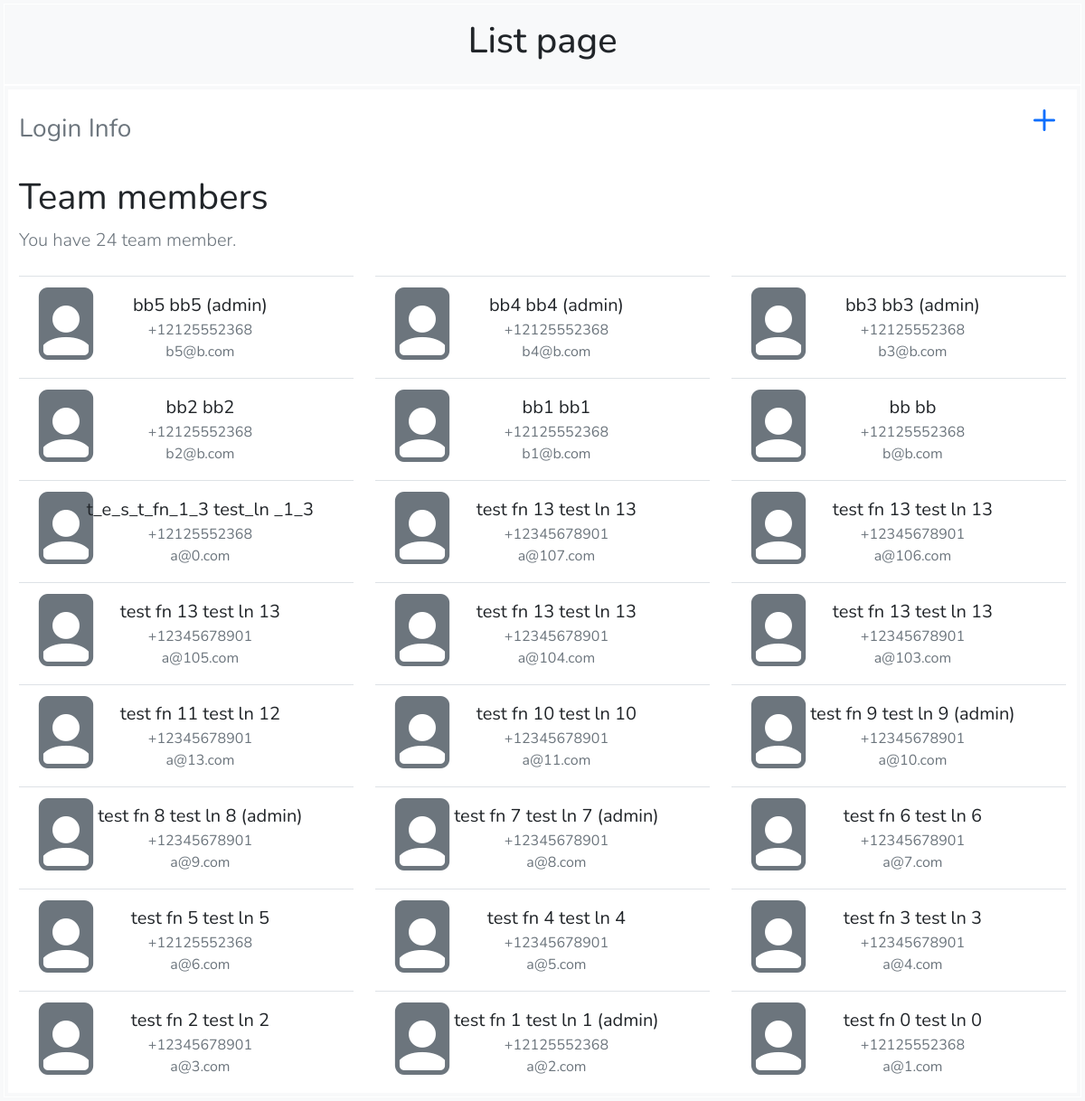
Before: / with the older database file.
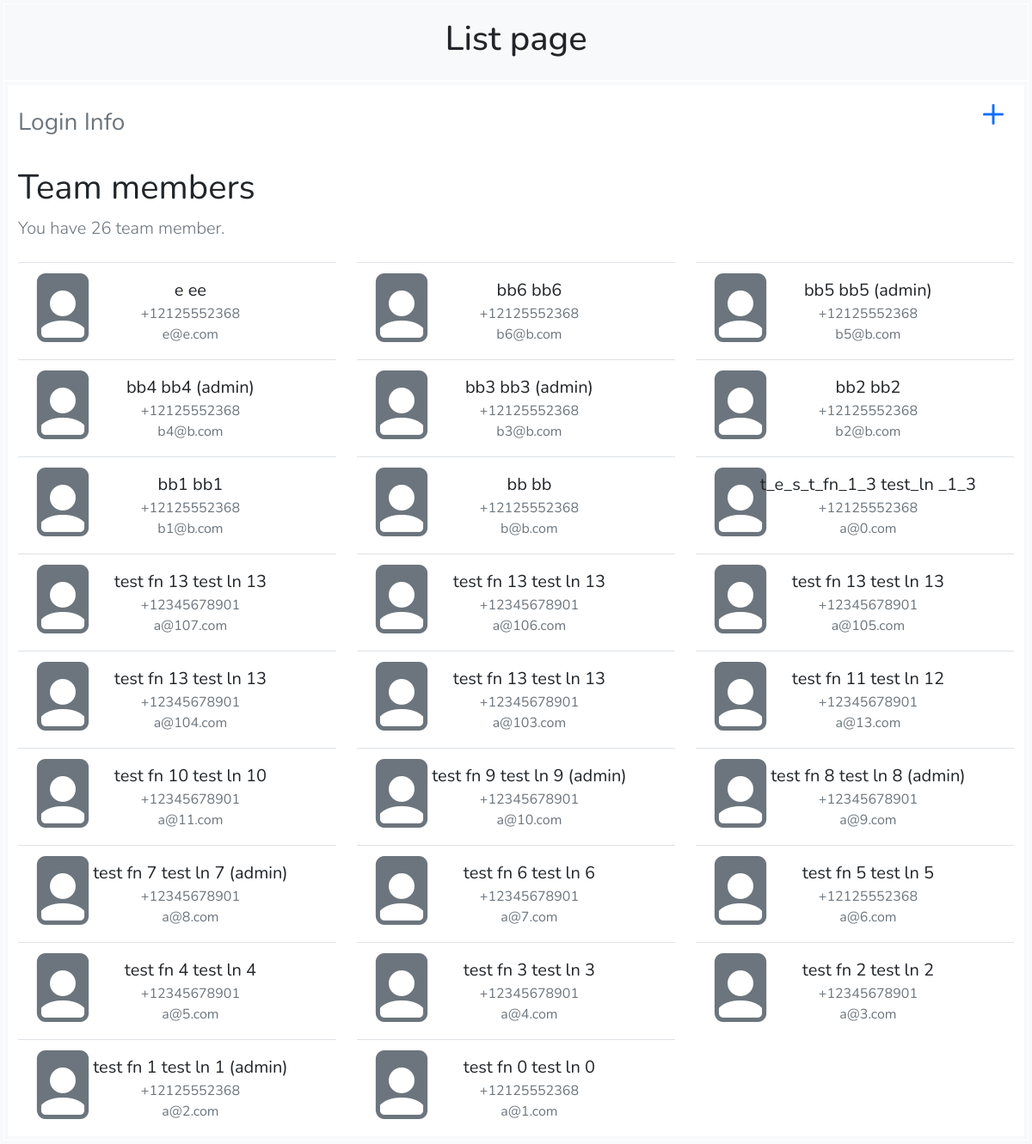
After: the same page with the newer database file.
### users/models.py (models this page shows, shortened)
class CustomUser(AbstractBaseUser, PermissionsMixin):
    email = models.EmailField("Email address", unique=True)
    first_name = models.CharField("First name", max_length=150)
    last_name = models.CharField("Last name", max_length=150)
    phone_number = PhoneNumberField("Phone number", null=False, blank=False)
    ADMIN = "Admin"
    REGULAR = "Regular"
    TEAM_ROLLS = [
        (ADMIN, "Can delete members"),
        (REGULAR, "Can't delete members"),
        ]
    team_role = models.CharField("Team Role",
        max_length=max([len(i[0]) for i in TEAM_ROLLS]),
        choices=TEAM_ROLLS,
        default=REGULAR,
    )
    is_staff = models.BooleanField(default=False)
    is_active = models.BooleanField(default=True)
    date_joined = models.DateTimeField(default=timezone.now)
    USERNAME_FIELD = "email"
    REQUIRED_FIELDS = [ ]
    objects = CustomUserManager()

### users/views.py (the view)
# urls.py: path('', views.IndexView.as_view(), name='index'),
class IndexView(generic.ListView):
    model = CustomUser
    context_object_name = 'user_list'
    template_name = 'users/index.html'
    queryset = CustomUser.objects.filter(is_active=True, is_staff=False).order_by('-date_joined').values('id', 'first_name', 'last_name', 'team_role', 'email', 'phone_number')

### users/templates/users/index.html (shortened to what this page needs)
{% extends 'base.html' %}
{% block header %}List page{% endblock %}
{% block body %}
<div class="container bg-white">
    <div class="row align-items-center">
        <div class="col-6 text-start">
            <a href="/" class="text-muted text-decoration-none fs-3">
                Login Info
            </a>
        </div>
        <div class="col-6 text-end">
            <a href="{% url 'users:add' %}" class="text-decoration-none text-primary display-5">
                <i class="bi bi-plus"></i>
            </a>
        </div>
    </div>
    {% if user_list %}
    {% with pre_text="You have " total=user_list.count|stringformat:"s" post_text=" team member" pluralize_text=total|pluralize|add:"." %}
        {% include "base_header.html" with title="Team members" description=pre_text|add:total|add:post_text|add:pluralize_text %}
    {% endwith %}
    <div class="row">
        {% for user in user_list %}
        <a href="{% url 'users:edit' user.id %}" class="col-lg-4 col-md-6 col-12 text-decoration-none">
            <div class="container border-top">
                <div class="row align-items-center text-center my-2">
                    <div class="col-1">
                        <span class="text-muted display-1">
                            <i class="bi-lg bi-file-person-fill"></i>
                        </span>
                    </div>
                    <div class="col-11">
                        <div class="container">
                            <div class="row">
                                <div class="col-12 text fs-5 text-dark">
                                    <span>
                                        {{ user.first_name }} {{ user.last_name }} {% if user.team_role == "Admin" %}({{ user.team_role|lower }}){% endif %}
                                    </span>
                                </div>
                                <div class="col-12 text fs-6 text-muted">
                                    <span>
                                        {{ user.phone_number }}
                                    </span>
                                </div>
                                <div class="col-12 fs-6 text text-muted">
                                    <span>{{ user.email }}</span>
                                </div>
                            </div>
                        </div>
                    </div>
                </div>
            </div>
        </a>
        {% endfor %}
    </div>
    {% else %}
    <div class="row">
        <div class="col-12">
            <p>No users are available.</p>
        </div>
    </div>
    {% endif %}
</div>
{% endblock %}

Changed rows visible on the page:
added CustomUser: first_name "e", last_name "ee", phone_number "+12125552368", email "e@e.com"
added CustomUser: first_name "bb6", last_name "bb6", phone_number "+12125552368", email "b6@b.com"
Other visible differences:
{{ description }}: "You have 24 team member." → "You have 26 team member."
